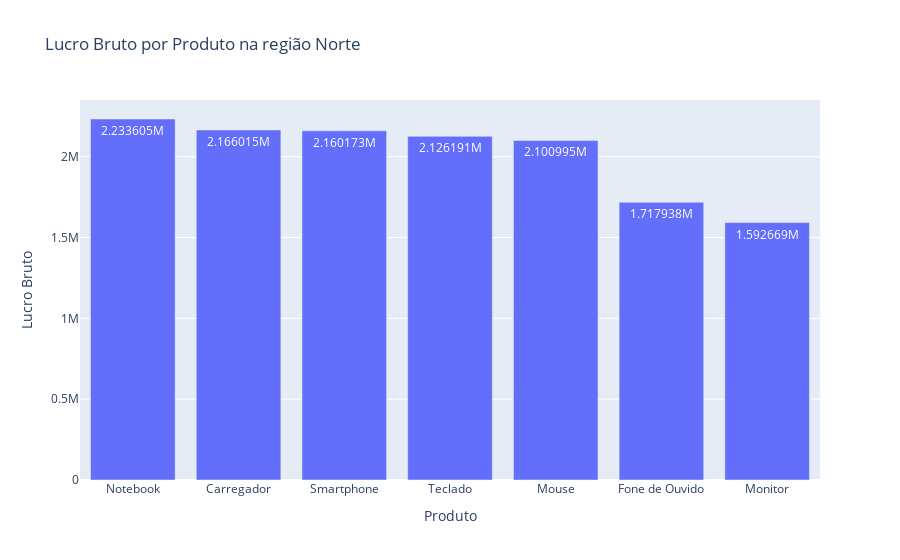
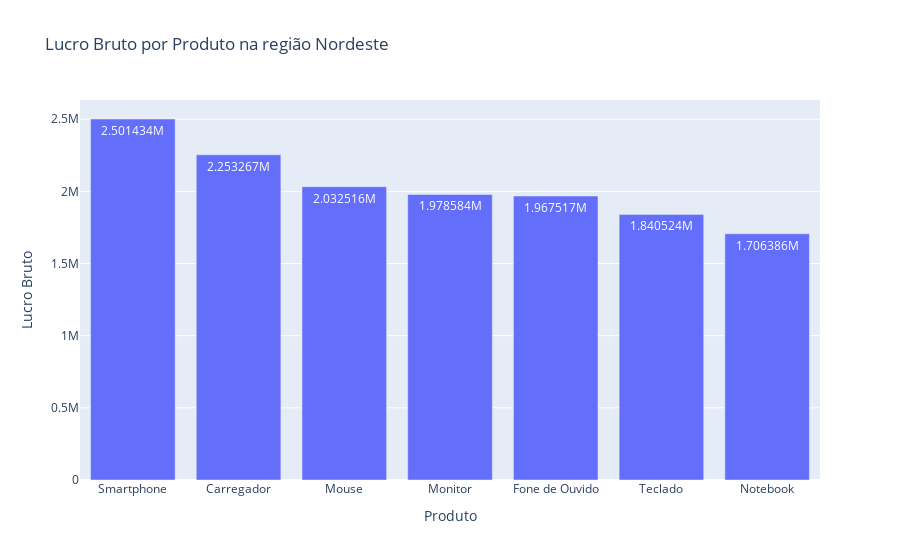
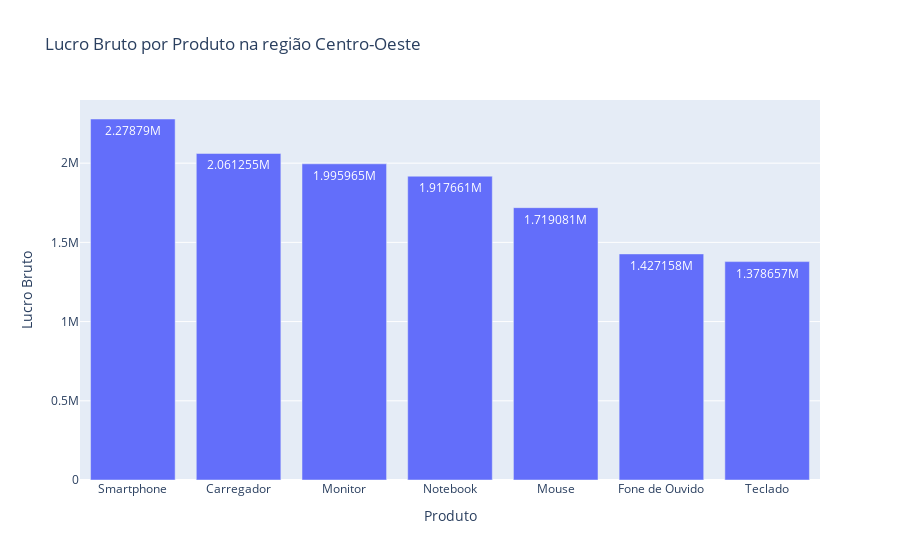

These figures' notebook cell, in order:
### Code cell
# Lucro Bruto de cada Produto por Região

for regiao in regioes:
    display(f"Região: {regiao}")
    
    # Filtrar os dados pela região atual
    dados_filtrados = tabela[tabela["Região"] == regiao]
    
    # Agrupar por produto e calcular a soma de Quantidade e Lucro Bruto
    resultado = dados_filtrados.groupby("Produto").agg(
        Quantidade_Vendida=("Quantidade", "sum"),
        Lucro_Bruto=("Lucro Bruto", "sum")
    ).reset_index()
    
    resultado_ordenado = resultado.sort_values(by="Lucro_Bruto", ascending=False)

    # Exibir o resultado para a região atual
    # display(resultado_ordenado)

    fig = px.bar(
        resultado_ordenado,
        x="Produto",
        y="Lucro_Bruto",
        title=f"Lucro Bruto por Produto na região {regiao}",
        labels={"Produto": "Produto", "Lucro_Bruto": "Lucro Bruto"},
        text_auto=True
    )
    
    
    fig.update_layout(xaxis={'categoryorder': 'total descending'}, bargap=0.2)
    
    fig.show()

    display("\n" + "="*40 + "\n")

### Figure 1 — Plotly figure (JSON) as saved in the notebook; plotly's stock layout.template omitted (floating-point values rounded to 4 significant figures)
{"data": [{"alignmentgroup": "True", "hovertemplate": "Produto=%{x}<br>Lucro Bruto=%{y}<extra></extra>", "legendgroup": "", "marker": {"color": "#636efa", "pattern": {"shape": ""}}, "name": "", "offsetgroup": "", "orientation": "v", "showlegend": false, "textposition": "auto", "texttemplate": "%{y}", "type": "bar", "x": ["Notebook", "Carregador", "Smartphone", "Teclado", "Mouse", "Fone de Ouvido", "Monitor"], "xaxis": "x", "y": [2234000.0, 2166000.0, 2160000.0, 2126000.0, 2101000.0, 1718000.0, 1593000.0], "yaxis": "y"}], "layout": {"bargap": 0.2, "barmode": "relative", "legend": {"tracegroupgap": 0}, "title": {"text": "Lucro Bruto por Produto na região Norte"}, "xaxis": {"anchor": "y", "categoryorder": "total descending", "domain": [0, 1], "title": {"text": "Produto"}}, "yaxis": {"anchor": "x", "domain": [0, 1], "title": {"text": "Lucro Bruto"}}}}

### Figure 2 — Plotly figure (JSON) as saved in the notebook; plotly's stock layout.template omitted (floating-point values rounded to 4 significant figures)
{"data": [{"alignmentgroup": "True", "hovertemplate": "Produto=%{x}<br>Lucro Bruto=%{y}<extra></extra>", "legendgroup": "", "marker": {"color": "#636efa", "pattern": {"shape": ""}}, "name": "", "offsetgroup": "", "orientation": "v", "showlegend": false, "textposition": "auto", "texttemplate": "%{y}", "type": "bar", "x": ["Smartphone", "Carregador", "Mouse", "Monitor", "Fone de Ouvido", "Teclado", "Notebook"], "xaxis": "x", "y": [2501000.0, 2253000.0, 2033000.0, 1979000.0, 1968000.0, 1841000.0, 1706000.0], "yaxis": "y"}], "layout": {"bargap": 0.2, "barmode": "relative", "legend": {"tracegroupgap": 0}, "title": {"text": "Lucro Bruto por Produto na região Nordeste"}, "xaxis": {"anchor": "y", "categoryorder": "total descending", "domain": [0, 1], "title": {"text": "Produto"}}, "yaxis": {"anchor": "x", "domain": [0, 1], "title": {"text": "Lucro Bruto"}}}}

### Figure 3 — Plotly figure (JSON) as saved in the notebook; plotly's stock layout.template omitted (floating-point values rounded to 4 significant figures)
{"data": [{"alignmentgroup": "True", "hovertemplate": "Produto=%{x}<br>Lucro Bruto=%{y}<extra></extra>", "legendgroup": "", "marker": {"color": "#636efa", "pattern": {"shape": ""}}, "name": "", "offsetgroup": "", "orientation": "v", "showlegend": false, "textposition": "auto", "texttemplate": "%{y}", "type": "bar", "x": ["Smartphone", "Carregador", "Monitor", "Notebook", "Mouse", "Fone de Ouvido", "Teclado"], "xaxis": "x", "y": [2279000.0, 2061000.0, 1996000.0, 1918000.0, 1719000.0, 1427000.0, 1379000.0], "yaxis": "y"}], "layout": {"bargap": 0.2, "barmode": "relative", "legend": {"tracegroupgap": 0}, "title": {"text": "Lucro Bruto por Produto na região Centro-Oeste"}, "xaxis": {"anchor": "y", "categoryorder": "total descending", "domain": [0, 1], "title": {"text": "Produto"}}, "yaxis": {"anchor": "x", "domain": [0, 1], "title": {"text": "Lucro Bruto"}}}}
